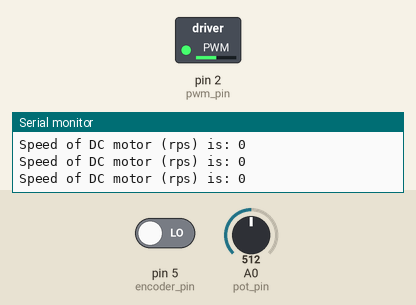
Simulated run of this sketch. Board: Arduino Uno, built with avr-gcc and run on an emulated ATmega328P. On the bench: switched loads named in the sketch (green lamp = pin HIGH), the last lines printed to the serial monitor. Inputs (shaded band) come from the test bench; at power-on: A0 (pot_pin) = 512, pin 5 (encoder_pin) LOW.

Above: at 1.2 s.
1.3 s: A0 (pot_pin) set to 716
At 2.6 s:
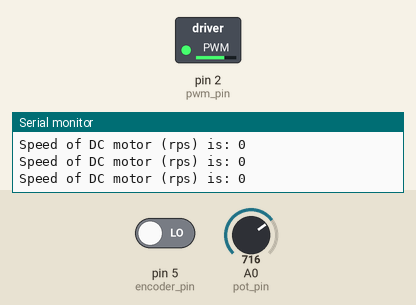
2.9 s: A0 (pot_pin) set to 900
At 3.8 s:
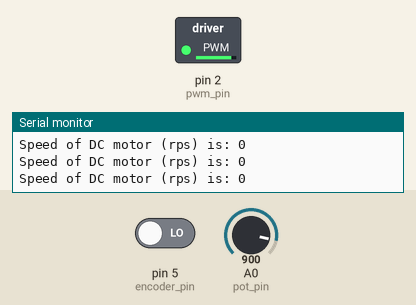
4.5 s: A0 (pot_pin) set to 122
At 5.0 s:
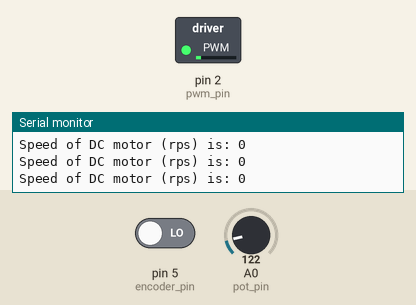
Timing chart, 0 to 7.5 s (numbered marks = the images above; inputs shaded):
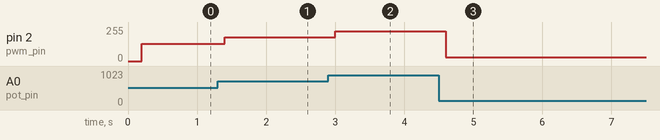

Measured:
- after the input at 1.3 s, pin 2 (pwm_pin): 128/255 → 179/255 after 0.10 s
- after the input at 2.9 s, pin 2 (pwm_pin): 179/255 → 225/255 after 0.10 s
- after the input at 4.5 s, pin 2 (pwm_pin): 225/255 → 30/255 after 0.10 s

The sketch:

lab10_2.ino
```cpp
/* Team: Sebastian Villa, Logan Morris, Alan Gregory
 * Assignment:
 * Repeat Section 3 of Lab. 9 with this new DC motor.  After confirming the PWM’s
 * functionality, combine the PWM code you developed in Section 3 of Lab. 9 with the
 * sample encoder code given in Section 2.  Turn the potentiometer knob (instead of varying
 * Vcc(ext)) to change and display the motor speed.
 */
#include "TimerThree.h"
#include "TimerOne.h"

#define pwm_pin 2
#define pot_pin A0
int pot_signal;
int duty_cycle;

// 10_1
long cnt = 0;
int b1=0, b2=0;
int encoder_pin = 5;
long v_current;
double conversion_factor = 0.00528;

void setup()
{
    Serial.begin(9600);
    pinMode(pot_pin,INPUT);

    //10_1
    Timer1.initialize(200000); // interrupt triggered every 200 ms
    Timer3.initialize(1000);   // PWM carrier freq 1 kHz
    Timer1.attachInterrupt(Timer1_Interrupt);
    pinMode(encoder_pin, INPUT);
}
void loop()
{
    // Serial.println("Enter a number from 0-255");
    // while (Serial.available() == 0) {} // wait for input

    //analogWrite(pwm_pin, duty_cycle);

    // 10_1
    if (digitalRead(encoder_pin))
        b1 = 1;
    else
        b1 = 0;

    // Serial.println("b1 & b2");
    // Serial.println(b1);
    // Serial.println(b2);
    if (b1 != b2)
        cnt++;
    b2 = b1;
}

void Timer1_Interrupt()
{
    duty_cycle = analogRead(pot_signal);
    v_current = conversion_factor * cnt;
    Serial.print("Speed of DC motor (rps) is: ");
    Serial.println(v_current);
    cnt = 0;
    Timer3.pwm(pwm_pin, duty_cycle); // pwm library
    // Serial.print(((double)duty_cycle)/(10.24));
    // Serial.println("%");
}
```
